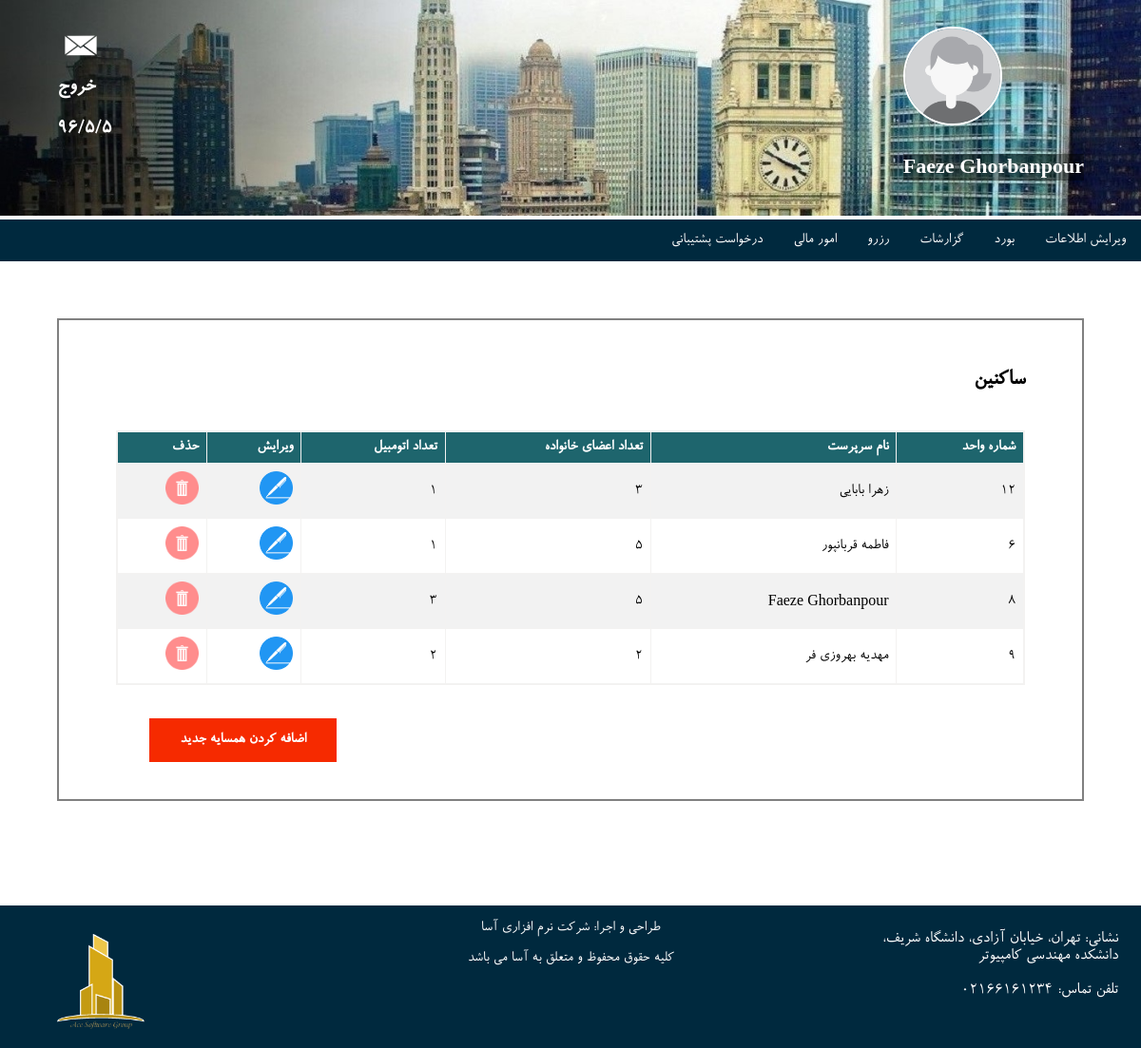
The app's page /manager/edit_neighbours/ (signed in) with its own data.
### Resident/models.py (models this page shows, shortened)
class Resident(models.Model):
    member = models.OneToOneField(Member)
    member_count = models.IntegerField()
    car_count = models.IntegerField()
    unit = models.OneToOneField(Unit)

### MyUser/models.py (models this page shows, shortened)
class Member(models.Model):
    user = models.OneToOneField(User)
    phone_number = models.CharField(max_length=12)
    image = models.FileField(upload_to='static/images/profile_picture',
                              default='../static/images/user_profile_female.jpg')

### MySite/models.py (models this page shows, shortened)
class Unit(models.Model):
    area = models.IntegerField()
    block = models.ForeignKey('Block')

### Manager/views.py (the view)
@login_required
def edit_neighbours(request):
    complex = request.user.member.manager.complex
    neighbours = Resident.objects.filter(unit__block__complex=complex)
    return render(request, 'manager/editNeighbours.html', {'neighbours': neighbours})

### Manager/templates/manager/editNeighbours.html (shortened to what this page needs)
{% extends 'manager/managerBase.html' %}
{% block css %}<link rel="stylesheet" type="text/css" href="../../../static/css/reqStyles.css"/>{% endblock %}
{% block content %}
<div class="main">
    <h5>ساکنین</h5>
    <table class="tbl" border="O" align="center">
        <tr>
            <th>حذف</th>
            <th>ویرایش</th>
            <th>تعداد اتومبیل</th>
            <th>تعداد اعضای خانواده</th>
            <th>نام سرپرست</th>
            <th> شماره واحد</th>
        </tr>
        {% for neighbour in neighbours %}
        <tr>
            {% load static %}
            <td><a href="{% url 'site:manager:deleteNeighbour' neighbour.id %}"><img
                    src="{% static "images/delete.png" %}" class="linkImg"></a></td>
            <td><a href="{% url 'site:manager:editN' neighbour.id %}"><img src="{% static "images/edit.jpg" %}" class="linkImg"></a>
            </td>
            <td>{{ neighbour.car_count }}</td>
            <td>{{ neighbour.member_count }}</td>
            <td>{{ neighbour.member.user.first_name }} {{ neighbour.member.user.last_name }}</td>
            <td>{{ neighbour.unit.id }}</td>
        </tr>
        {% endfor %}
    </table>
    <a type="button" class="btn" style="color:white; font-weight: bold;" href="{% url 'site:manager:addNeighbour' %}">اضافه
        کردن همسایه جدید</a>
</div>
{% endblock %}

### Manager/templates/manager/managerBase.html (shortened to what this page needs)
<!DOCTYPE html>
<html lang="en">
<head>
    {% load static %}
    {% block css %}{% endblock %}
</head>
<body>
<div class="container">
    <img class="cover" src="../../../static/images/test.jpg">
    <div class="topright"><img class="img-circle" src="../../../static/images/user_profile_female.jpg">
        <p class="highlighted"> {{ user.get_full_name }}</p></div>
    <div class="topleft" style="display:grid; z-index:5">
        <a href="{% url 'site:manager:select_contact'%}"><img src="../../../static/images/message.png"
                                                              style="height:50px;width:50px;"/></a>
        <a href="/logout/">خروج</a>
        <p>96/5/5</p>
    </div>
</div>
<div class="menu">
    <ul>
        <li class="dropdown">
            <a href="javascript:void(0)" class="dropbtn">ویرایش اطلاعات</a>
        </li>
        <li class="dropdown">
            <a href="javascript:void(0)" class="dropbtn">بورد</a>
        </li>
        <li class="dropdown">
            <a href="javascript:void(0)" class="dropbtn">گزارشات</a>
        </li>
        <li class="dropdown">
            <a href="javascript:void(0)" class="dropbtn">رزرو</a>
        </li>
        <li class="dropdown">
            <a href="javascript:void(0)" class="dropbtn">امور مالی</a>
        </li>
        <a href="{% url 'site:manager:requests'%}" class="notDropdown">درخواست پشتیبانی</a>
    </ul>
</div>
{% block content %}
{% endblock %}
<div id="footer">
    <div class="address">
        <p>نشانی: تهران، خیابان آزادی، دانشگاه شریف، دانشکده مهندسی کامپیوتر</p>
        <p>تلفن تماس: 02166161234</p>
    </div>
    <p class="footer-block">طراحی و اجرا: شرکت نرم افزاری آسا</p>
    <p class="foot">کلیه حقوق محفوظ و متعلق به آسا می باشد</p>
    <div ><img class="logo" src="../../../static/images/LOGO.png"></div>
</div>
</body>
</html>

### static/css/reqStyles.css (style rules this page uses)
.img-circle { border-radius: 50%; max-width: 100px; height: auto; position: relative; border: solid white 2px; }
.cover { max-height: 100%; max-width: 100%; position: relative; }
.container { position: relative; }
.topleft { position: absolute; top: 10%; left: 5%; font-family: brandon; text-align: left; font-size: 22px; color: white; font-weight: bold; }
.topleft a { display: inline-block; color: white; padding: 0px; text-decoration: none; }
.topright { position: absolute; top: 12%; right: 5%; font-size: 22px; font-family: brandon; color: white; font-weight: bold; }
.topright p { padding: 0; }
.menu { text-align : right; font-family: brandon; }
ul { list-style-type: none; margin: 0; padding: 0; overflow: hidden; background-color: #00293E; }
li { float: right; }
.notDropdown { float: right; display: inline-block; color: white; text-align: center; padding: 14px 16px; text-decoration: none; }
li a, .dropbtn { display: inline-block; color: white; text-align: center; padding: 14px 16px; text-decoration: none; }
li.dropdown { display: inline-block; }
.main { padding: 5%; padding-top: 1%; padding-bottom: 10%; margin: 5%; border: solid 2px; border-color: gray; font-family: brandon; text-align: right; }
.main h5 { font-size: 24px; }
table { margin-top: 30px; border-collapse: collapse; width: 100%; border: solid 2px; border-color: #F3F2F1; }
th, td { text-align: right; padding: 8px; }
tr:nth-child(even) { background-color: #f2f2f2 }
th { background-color: #1E656D; color: white; }
.linkImg { width: 35px }
.btn { background-color:#F62A00; border: none; padding: 15px 32px; text-align: center; text-decoration: none; display: inline-block; font-size: 16px; float: left; margin: 35px; font-family: brandon; }
.btn { color: white; }

### records on screen
Resident: car_count "1", member_count "3", member.user.first_name "زهرا", member.user.last_name "بابایی", unit.id "12"
Resident: car_count "1", member_count "5", member.user.first_name "فاطمه", member.user.last_name "قربانپور", unit.id "6"
Resident: car_count "3", member_count "5", member.user.first_name "Faeze", member.user.last_name "Ghorbanpour", unit.id "8"
Resident: car_count "2", member_count "2", member.user.first_name "مهدیه", member.user.last_name "بهروزی فر", unit.id "9"

### other values on screen
{{ user.get_full_name }} "Faeze Ghorbanpour"
